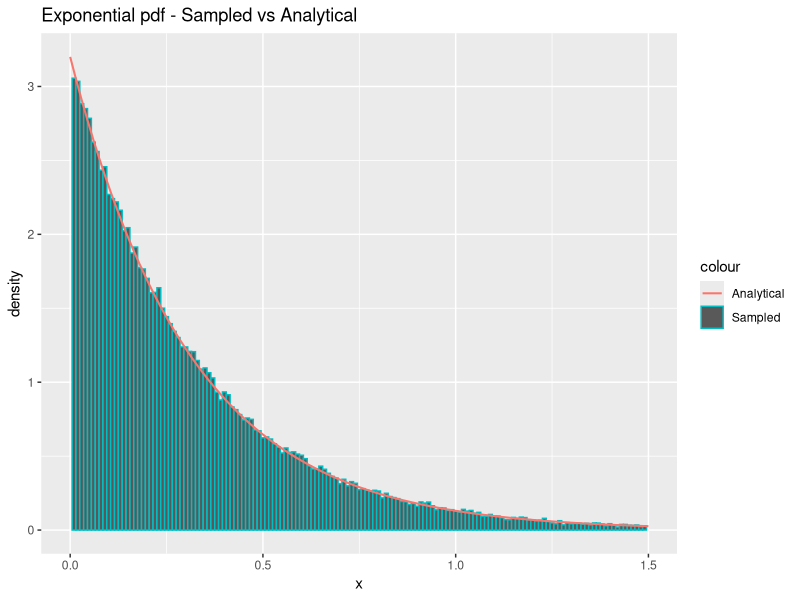
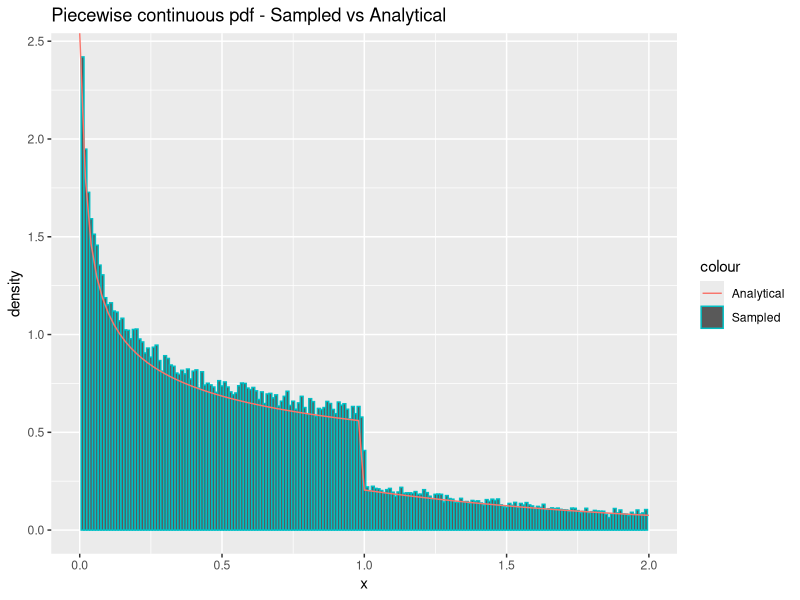
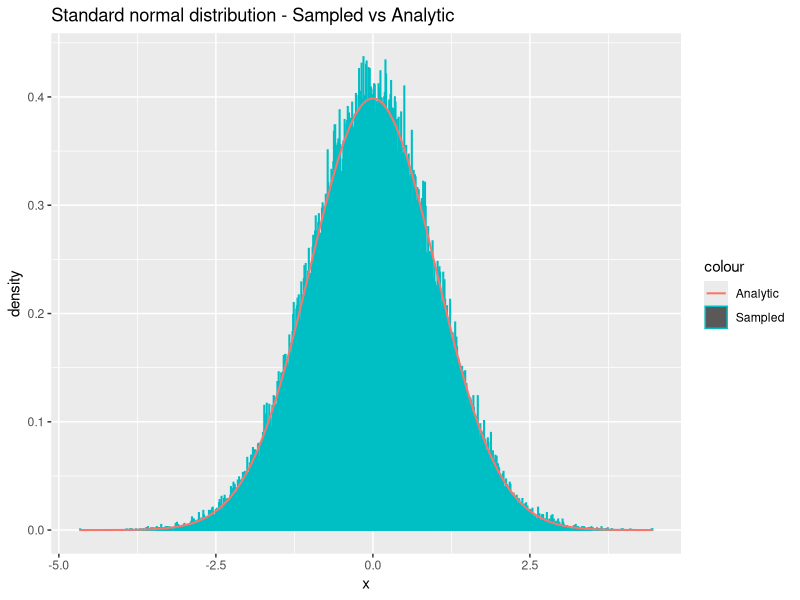
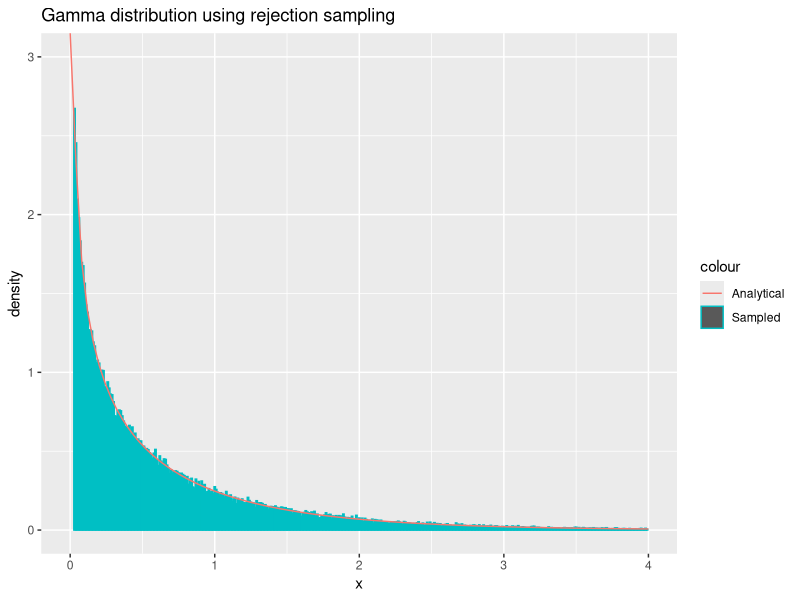
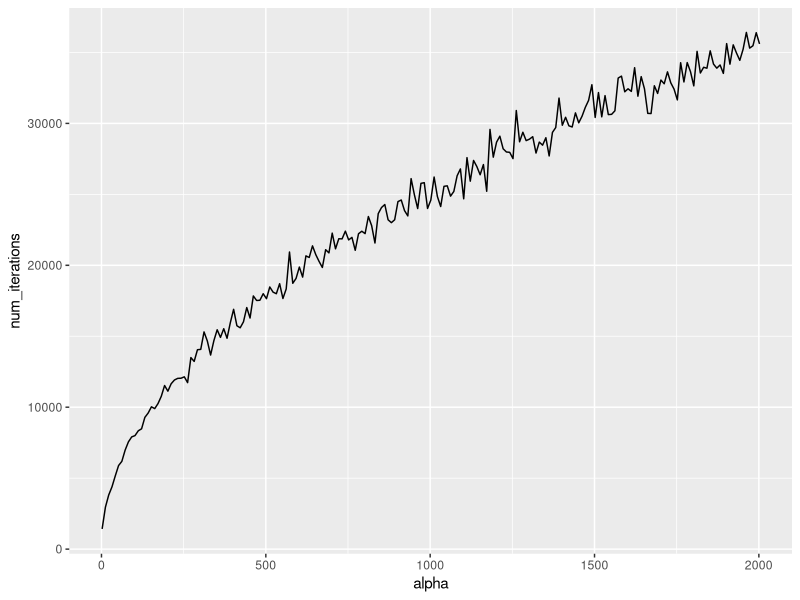
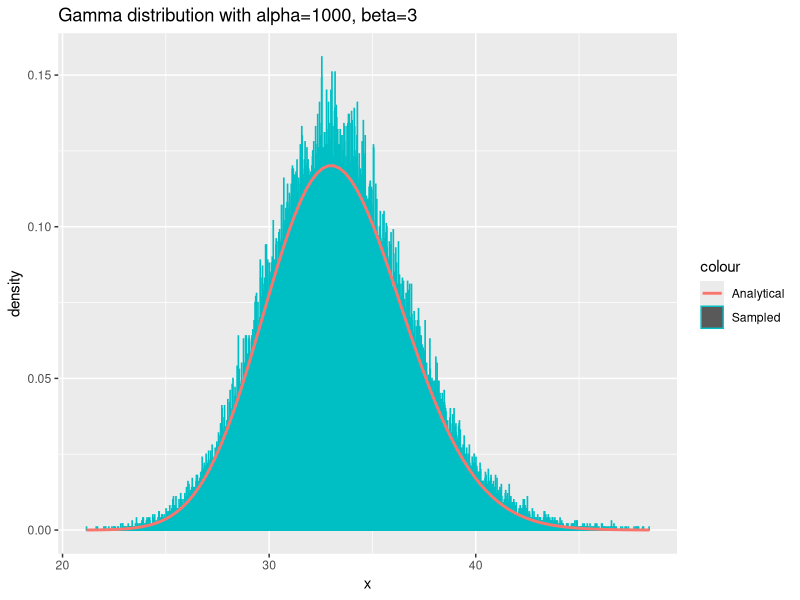
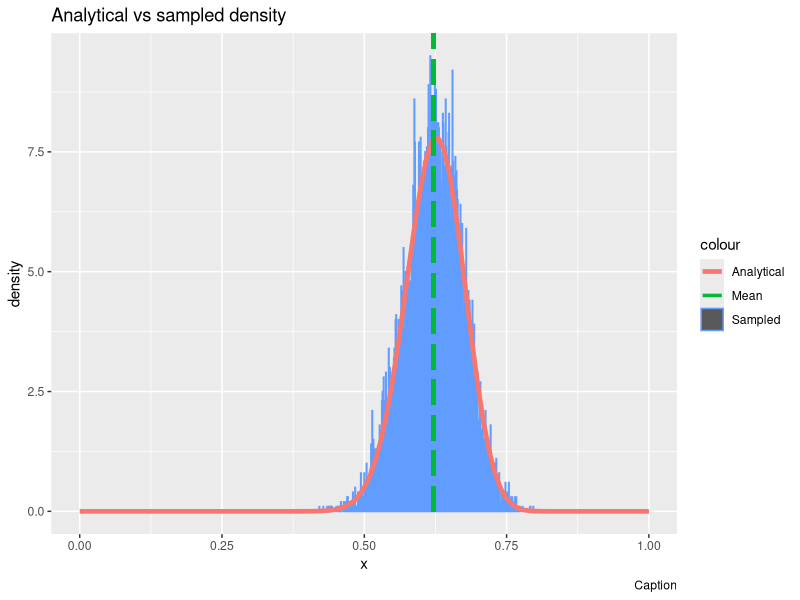

Generate these figures, in order, with R:
## ---- chunk 1
  sample_exponential = function(n, lambda) {
    uniforms = runif(n)
    return(exponentials = -1/lambda * log(uniforms))
  }
## ---- chunk 2
  n = 100000
  lambda = 3.2
  
  x = sample_exponential(n, lambda)
  cat("Theoretical mean:", 1/lambda, "Sample mean", mean(x), "\n")
  cat("Theoretical variance:", 1/lambda^2, "Sample variance", var(x), "\n")
## ---- chunk 3
  library(ggplot2)
  df = data.frame(theo=seq(0,max(x),length.out=n), x=x)
  ggplot(df, aes(x=x)) +
    geom_histogram(aes(y = ..density.., color = "Sampled"), binwidth=0.01) +
    stat_function(fun=dexp,geom = "line",size=0.7,args=(mean=lambda),aes(color="Analytical")) +
    ggtitle("Exponential pdf - Sampled vs Analytical") +
    labs(x='x', y='density') +
    xlim(0, 1.5)
## ---- chunk 4
  density_g = function(x, alpha) {
    c = alpha*exp(1)/(alpha + exp(1))
    density = vector(length = length(x))
    density[x < 1.] = c*x[x<1.]^(alpha-1)
    density[x >= 1.] = c*exp(-x[x>=1.])
    return(as.double(density))
  }


  sample_g = function(n, alpha) {
    c = (alpha * exp(1)) / (alpha + exp(1))
    u = runif(n)
    samples = vector(length=length(u))
    samples[u < c/alpha] = (alpha/c*u[u < c/alpha])^(1/alpha)
    samples[u >= c/alpha] = log(c / (1 - u[u >= c/alpha]))
    return(samples)
  }
## ---- chunk 5
  n=100000
  alpha = 0.7
  x = sample_g(n, alpha)
  c = (alpha * exp(1)) / (alpha + exp(1))
  cat("Theoretical mean:", c/(alpha+1) + 2*c/exp(1), "Sample mean:", mean(x), "\n")
  cat("Theoretical variance:", c/(alpha+2) + 5*c/exp(1) - (c/(alpha+1) + 2*c/exp(1))^2, "Sample variance:", var(x), "\n")
## ---- chunk 6
  library(ggplot2)
  df <- data.frame(theo=seq(0,max(x),length.out=n), x=x)
  ggplot(df, aes(x = x)) +
    geom_histogram(aes(y = ..density.., color = "Sampled"), binwidth=0.01) +
    stat_function(fun=density_g,geom = "line",size=0.5,args=(mean=alpha),aes(color="Analytical")) + 
    xlim(0, 2) + 
    ggtitle("Piecewise continuous pdf - Sampled vs Analytical") + labs(x='x', y='density')
## ---- chunk 7
  sample_standard_normal = function(n) {
    num_samples = n
    if((n %% 2) == 1) {
      # n is odd, so we should sample one extra:
      num_samples = num_samples + 1
  }
    x_1 = runif(num_samples/2, 0, 2*pi)
    x_2 = sample_exponential(num_samples/2, lambda=1/2)
    y_1 = sqrt(x_2) * cos(x_1)
    y_2 = sqrt(x_2) * sin(x_1)
    # Remove the last sample if n is odd:
    return(c(y_1, y_2)[0:n])
  }
## ---- chunk 8
  n = 100000
  y = sample_standard_normal(n)
  cat("Theoretical mean:", 0, "Sample mean:", mean(y), "\n")
  cat("Theoretical variance:", 1, "Sample variance:", var(y), "\n")
## ---- chunk 9
  library(ggplot2)
  df = data.frame(theo=seq(0,max(x),length.out=n), x=y)
  ggplot(df, aes(x=y)) +
    geom_histogram(aes(y = ..density.., color = "Sampled"), binwidth=0.01) +
    stat_function(fun=dnorm,geom = "line",size=0.7,args=list(0,1),aes(color="Analytic")) +
    ggtitle("Standard normal distribution - Sampled vs Analytic") +
    labs(x='x', y='density')
## ---- chunk 10
sample_normal_d = function(d, mu, sigma) {
  x = sample_standard_normal(d)
  y <- mu + t(chol(sigma))%*%x
  return(y)
}
## ---- chunk 11

d = 2
n = 100000
mu = c(1.5, 3)
sigma = matrix(c(5,7,7,10),ncol=d,nrow=d)
samples = matrix(NA, ncol=d, nrow=n)
for (i in 1:n){
  samples[i,] = sample_normal_d(d,mu,sigma) # Draw n samples
}

average = apply(samples, 2, mean)
print("Mean vector:")
print.data.frame(data.frame(average))
covmat = cov(samples)
print("Covariance matrix:")
print.data.frame(data.frame(covmat))
## ---- chunk 12
  density_f = function(x, alpha) {
    return(dgamma(x, alpha, rate=1))
  }
  
  sample_f_small = function(n, alpha) {
    c = (1/alpha + exp(-1)) / gamma(alpha)
    samples = vector()
    repeat {
      num_missing_samples = n - length(samples)
      
      x = sample_g(as.integer(num_missing_samples*c), alpha)
      
      acceptance_probs = density_f(x, alpha) / (c * density_g(x, alpha))
      u = runif(as.integer(num_missing_samples*c))
      samples = c(samples, x[u <= acceptance_probs])
      if(length(samples) >= n) {
        break
      }
    }
    # Do not return excess samples:
    return(samples[0:n])
  }
## ---- chunk 13
  n = 100000
  alpha = 0.6
  x = sample_f_small(n, alpha)
  cat("Theoretical mean:", alpha, "\n")
  cat("Sample mean:", mean(x), "\n")
  cat("----", "\n")
  
  cat("Theoretical variance:", alpha, "\n")
  cat("Sample variance:", var(x), "\n")
## ---- chunk 14
  n = 100000
  alpha = 0.6
  x = sample_f_small(n, alpha)
  df = data.frame(x)
  ggplot(df, aes(x = x)) +
    geom_histogram(aes(y = ..density.., color = "Sampled"), binwidth=0.01) +
    stat_function(fun=dgamma,geom = "line",size=0.5,args=(alpha=alpha),aes(color="Analytical")) +
    xlim(0, 4) + ylim(0, 3) + 
    ggtitle("Gamma distribution using rejection sampling") + labs(x='x', y='density')
## ---- chunk 15
sample_f_large = function(n, alpha) {
  loga = (alpha - 1)/2 * (log(alpha - 1) - 1)
  logbp = (alpha + 1)/2 * (log(alpha + 1) - 1)
  
  samples = vector()
  num_iterations = 0
  
  while(length(samples) < n) {
    num_iterations = num_iterations + 1
    
    # Sample in log-scale
    log_x1 = loga + log(runif(1))
    log_x2 = logbp + log(runif(1))
    
    if(2*log_x1 <= (alpha - 1)*(log_x2 - log_x1) - exp(log_x2 - log_x1)) {
      # Accept the sample:
      samples = c(samples, exp(log_x2 - log_x1))
    }
  }
  
  return(list(samples=samples, num_iterations=num_iterations))
}
## ---- chunk 16
n = 10000
alpha = 50
samples = sample_f_large(n, alpha)$samples
cat("Theoretical mean:", alpha, "Sample mean:", mean(samples), "\n")
cat("Theoretical variance:", alpha, "Sample variance:", var(samples), "\n")
## ---- chunk 17
n = 1000
alpha = seq(2, 2002, 10)
num_iterations = vector()
for(a in alpha) {
  num_iterations = c(num_iterations, sample_f_large(n, a)$num_iterations)
}
df = data.frame(x=alpha, num_iterations=num_iterations)
ggplot(df, aes(x = alpha, y = num_iterations)) + geom_line()
## ---- chunk 18
sample_gamma = function(n, alpha, beta) {
  unscaled_samples = vector(length=n)
  if(alpha == 1.) {
    unscaled_samples = sample_exponential(n, 1)
  } else if(alpha < 1.) {
    unscaled_samples = sample_f_small(n, alpha)
  } else { # alpha > 1.
    unscaled_samples = sample_f_large(n, alpha)$samples
  }
  samples = unscaled_samples/as.double(beta)
  return(samples)
}
## ---- chunk 19
n = 100000
alpha = 100
beta = 3
x = sample_gamma(n, alpha, beta)
df = data.frame(x)
ggplot(df, aes(x = x)) +
    geom_histogram(aes(y = ..density.., color = "Sampled"), binwidth=0.01) +
    stat_function(fun=dgamma,geom = "line",size=1,aes(color='Analytical'),args = list(shape=alpha, rate=beta)) +
    # ylim(0,1) +
    ggtitle("Gamma distribution with alpha=1000, beta=3") + labs(x='x', y='density')
## ---- chunk 20
  sample_beta = function(n, alpha, beta) {
    x = sample_gamma(n, alpha, 1)
    y = sample_gamma(n, beta, 1)
    z = x/(x+y)
    return(z)
  }
## ---- chunk 21
  n = 10000
  alpha = 5
  beta = 10
  x = sample_beta(n, alpha, beta)
  cat("Theoretical mean:", alpha/(alpha+beta), "Sample mean:", mean(x), "\n")
  cat("Theoretical variance", alpha*beta/((alpha+beta)^2*(alpha + beta + 1)), "Sample variance:", var(x), "\n")
## ---- chunk 22

#Estimate probability
n = 100000
x = sample_standard_normal(n)

hit_counter = 0
for (num in x) {
  if (num > 4) {
    hit_counter = hit_counter + 1
    
  }
}
est = hit_counter/length(x)
cat(est*100, " percent.")

#Calculate variance
confidence_interval = est + c(-1, 1)*qnorm(.975)*sqrt(var(x)/n)

cat("Confidence:", confidence_interval*100, "percent.")
## ---- chunk 23

#Function to be sampled from
dna_function = function(x) {
    return((2 + x)^125 * (1 - x)^38 * x^34)
}

#Find highest value of dna_function to set as max c
target_c = optimize(dna_function, c(0, 1), maximum = TRUE)

#Find normalizing constant
n_c = integrate(dna_function, 0, 1)$val

generate_samples = function(n) {
    samples = rep(NA, n)
    run_cnt = 0
    for (i in 1:n) {
        done = 0
        while (done == 0) {
            x_sample = runif(1)  # Proposal sample
            a = dna_function(x_sample)/target_c$objective #Acceptance probability
            u = runif(1) #Used to determine acceptance
            # Accept if u<a(alpha)
            if (u <= a) {
                samples[i] = x_sample
                done = 1
            }
            run_cnt = run_cnt + 1
        }
    }
    return(list(samples = samples, iterations = run_cnt))
}


## ---- chunk 24

n = 10000

# Function used to find actual mean
g = function(x) {
  return(x*dna_function(x)*x)
}

dna_func_density = function(x) {
  return(dna_function(x)/n_c)
}


y = generate_samples(n) #Generate samples from the distribution

est_mean = sum(y$samples)/n

cat("Estimated mean: ", sum(y$samples)/n)


cat("Theoretical mean: ", integrate(g, 0, 1)$val/n_c)

#Generate histogram

df = data.frame(theo = seq(0, 1, length.out = n), value = y$samples)

#TODO: Add caption
ggplot(df, aes(x = value)) + geom_histogram(aes(y = ..density.., colour = "Sampled"), 
    binwidth = 0.001) + stat_function(fun = dna_func_density, geom = "line", 
    size = 1.6, aes(colour = "Analytical")) + ggtitle("Analytical vs sampled density") + 
    xlim(0, 1) + geom_segment(x = sum(y$samples)/n, xend = sum(y$samples)/n, 
    y = 0, yend = 100, aes(colour = "Mean"), size = 1.2, linetype = "longdash") + 
    labs(x = "x", y = "density", caption = paste("Caption"))

## ---- chunk 25
cat("Average random numbers per sample: ",y$iterations/n)
cat("Theoretical expected numbers per sample: ", target_c$objective/n_c)
